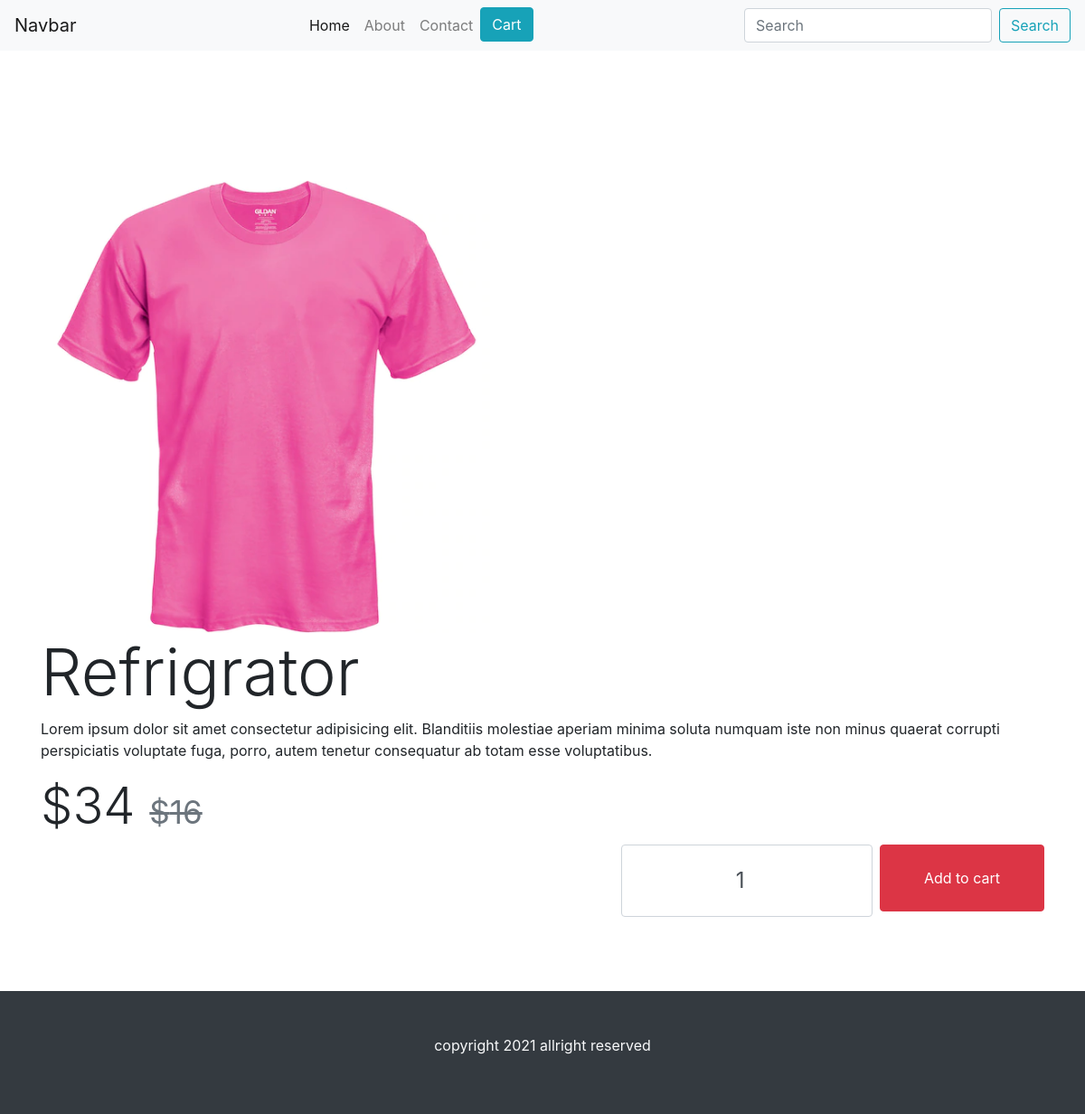
The page /shop/3/ on the database its author committed.
### product/models.py (models this page shows, shortened)
class ProductModel(models.Model):
    title           = models.CharField(max_length=255, blank=False)
    description     = models.TextField()
    price           = models.IntegerField(blank=False)
    discount_price  = models.IntegerField(null=True,blank=True)
    date            = models.DateTimeField(auto_now_add=True)
    image           = models.ImageField(upload_to=productImage)
    class Meta:
        ordering = ['-date']

### product/views.py (the view)
# urls.py: path('<int:product_id>/', views.ProductDetail.as_view(), name='product_detail'),
class ProductDetail(View):
    def get(self, request, product_id):
        model = get_object_or_404(ProductModel, pk=product_id)
        context = {
            'product': model
        }
        return render(request,'product/product_detail.html', context)

### product/templates/product/product_detail.html (shortened to what this page needs)
{% extends 'core/base.html' %}
{% block 'header' %}
<nav style="top: 0;" class="navbar navbar-expand-lg navbar-light bg-light position-fixed w-100">
    <a class="navbar-brand" href="#">Navbar</a>
    <div class="collapse navbar-collapse" id="navbarTogglerDemo02">
      <ul class="navbar-nav mr-auto mt-2 mt-lg-0 mx-auto">
        <li class="nav-item active">
          <a class="nav-link" href="#">Home <span class="sr-only">(current)</span></a>
        </li>
        <li class="nav-item">
          <a class="nav-link about-link" href="#">About</a>
        </li>
        <li class="nav-item">
          <a class="nav-link" href="#">Contact</a>
        </li>
        <li class="nav-item">
          <a class="btn btn-info" href="{% url 'product:cart' %}">Cart</a>
          </li>
      </ul>
      <form class="form-inline my-2 my-lg-0">
        <input class="form-control mr-sm-2" type="search" placeholder="Search">
        <button class="btn btn-outline-info my-2 my-sm-0" type="submit">Search</button>
      </form>
    </div>
  </nav>
{% endblock %}
{% block 'content' %}
<div class="container mt-5 mb-5" style="height: 100vh;">
    <div class="row" style="margin-top: 200px;">
        <div class="col-sm-12">
            <img src="{{ product.image.url }}" style="width: 500px; height: 500px; object-fit: contain;" alt="">
            <h1 class="display-3">{{ product.title }}</h1>
            <p>{{ product.description }}</p>
            {% if product.discount_price %}
            <h1 class="display-4">${{ product.price }} <small class="text-muted" style="font-size: 35px;"><s>${{ product.discount_price }}</s></small></h1>
            {% else %}
            <h1 class="display-4">${{ product.price }}</h1>
            {% endif %}
            <form method="POST" class="form w-100" action="{% url 'product:add_to_cart' product.pk %}">
              <button class="btn btn-danger py-4 px-5 float-right">Add to cart</button>
              <input min="1" name="quantity" type="number" value="1" class="form-control mr-sm-2 w-25 float-right mr-5 text-center" style="height: 80px; font-size: x-large;">
            </div>
        </div>
    </div>
{% endblock %}

### core/static/css/style.css (style rules this page uses)
.navbar { z-index: 99; }

### rows shown on the page
ProductModel: image (picture), title "Refrigrator", description "Lorem ipsum dolor sit amet consectetur adipisicing elit. Blanditiis molestiae aperiam minima soluta numquam iste non minus quaerat corrupti perspiciatis voluptate fuga, porro, autem tenetur consequatur ab totam esse voluptatibus.", price "34", discount_price "16"
